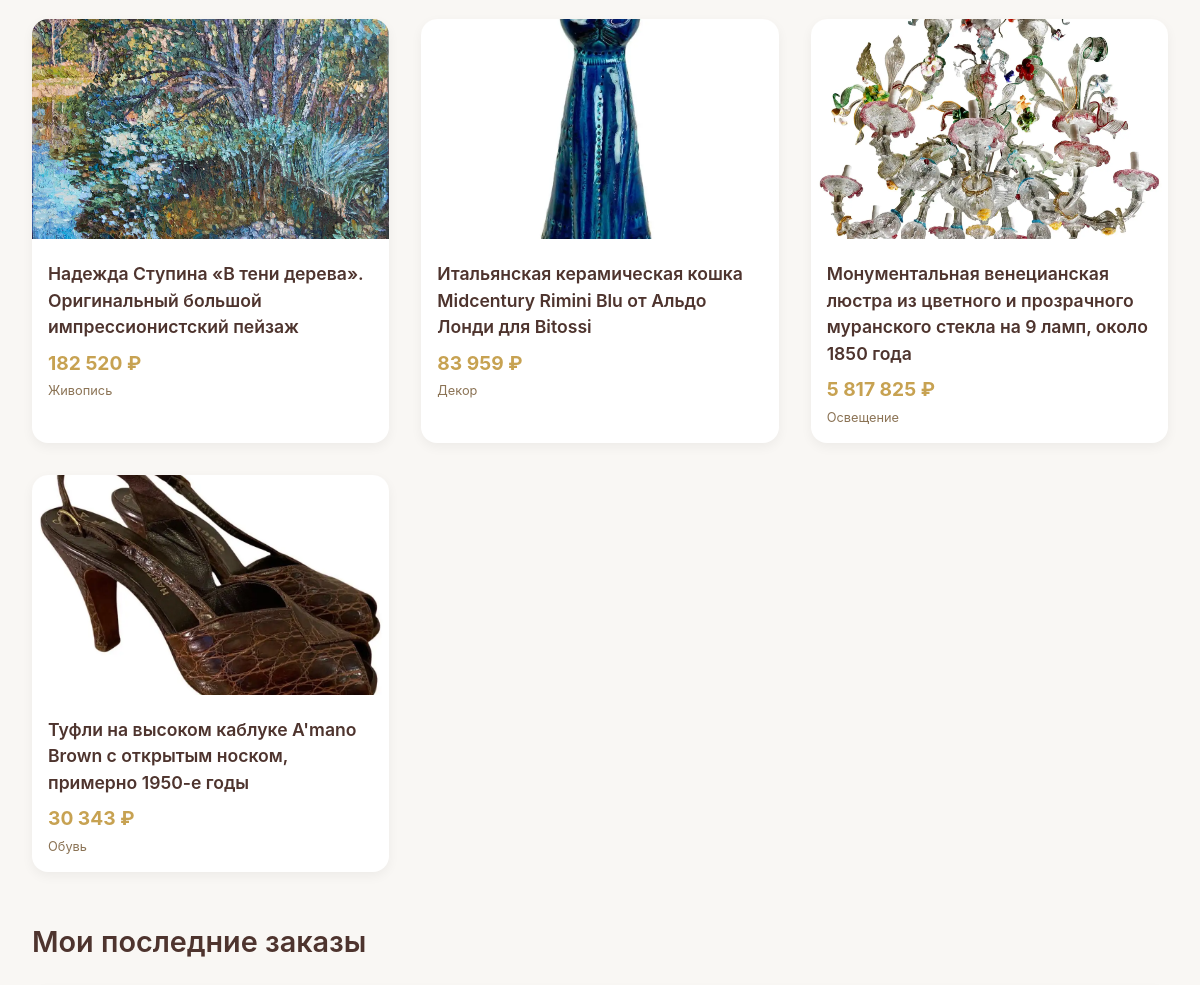
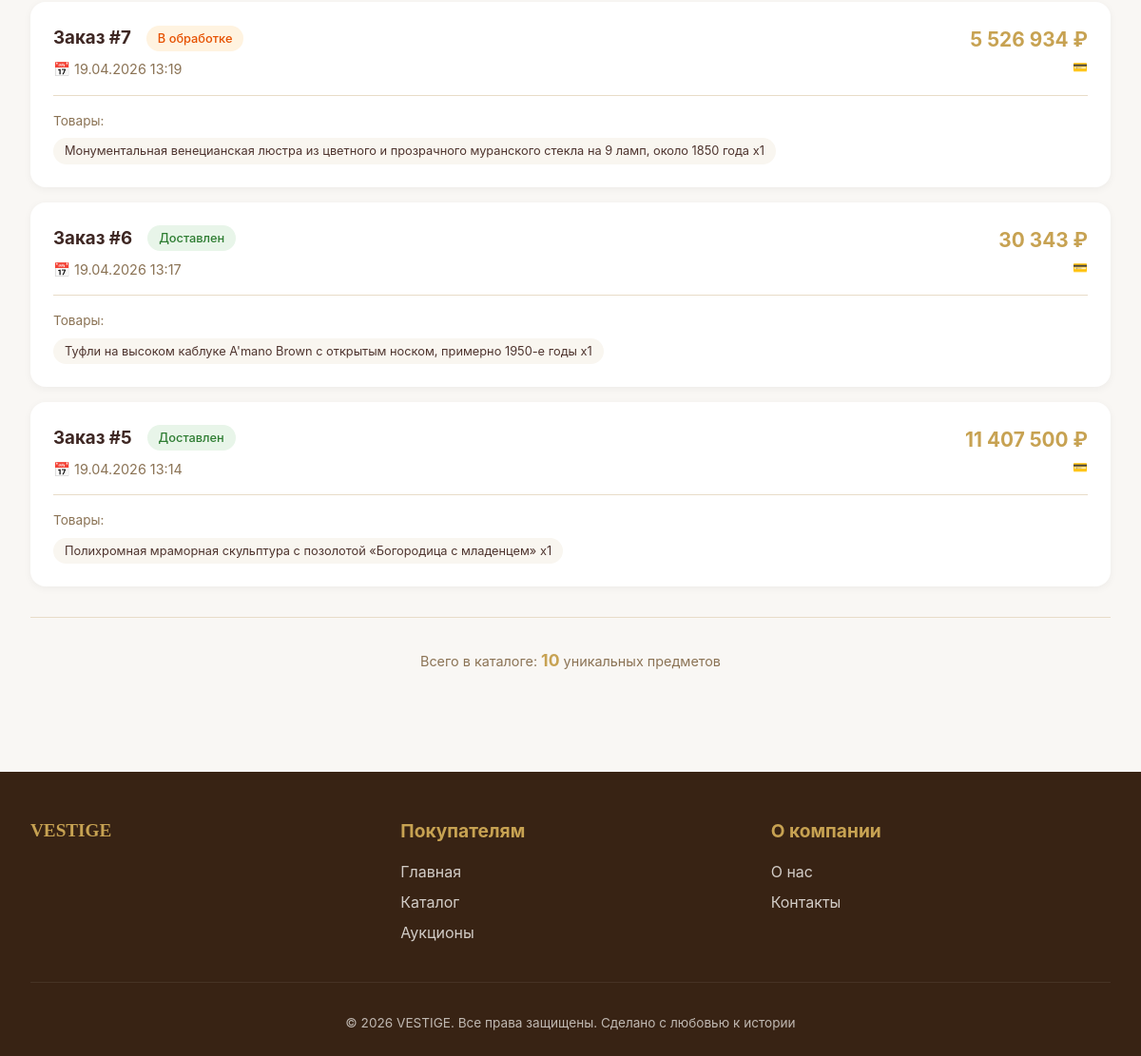
The app's page / (signed in, lower part), older data (2 pictures, top to bottom).
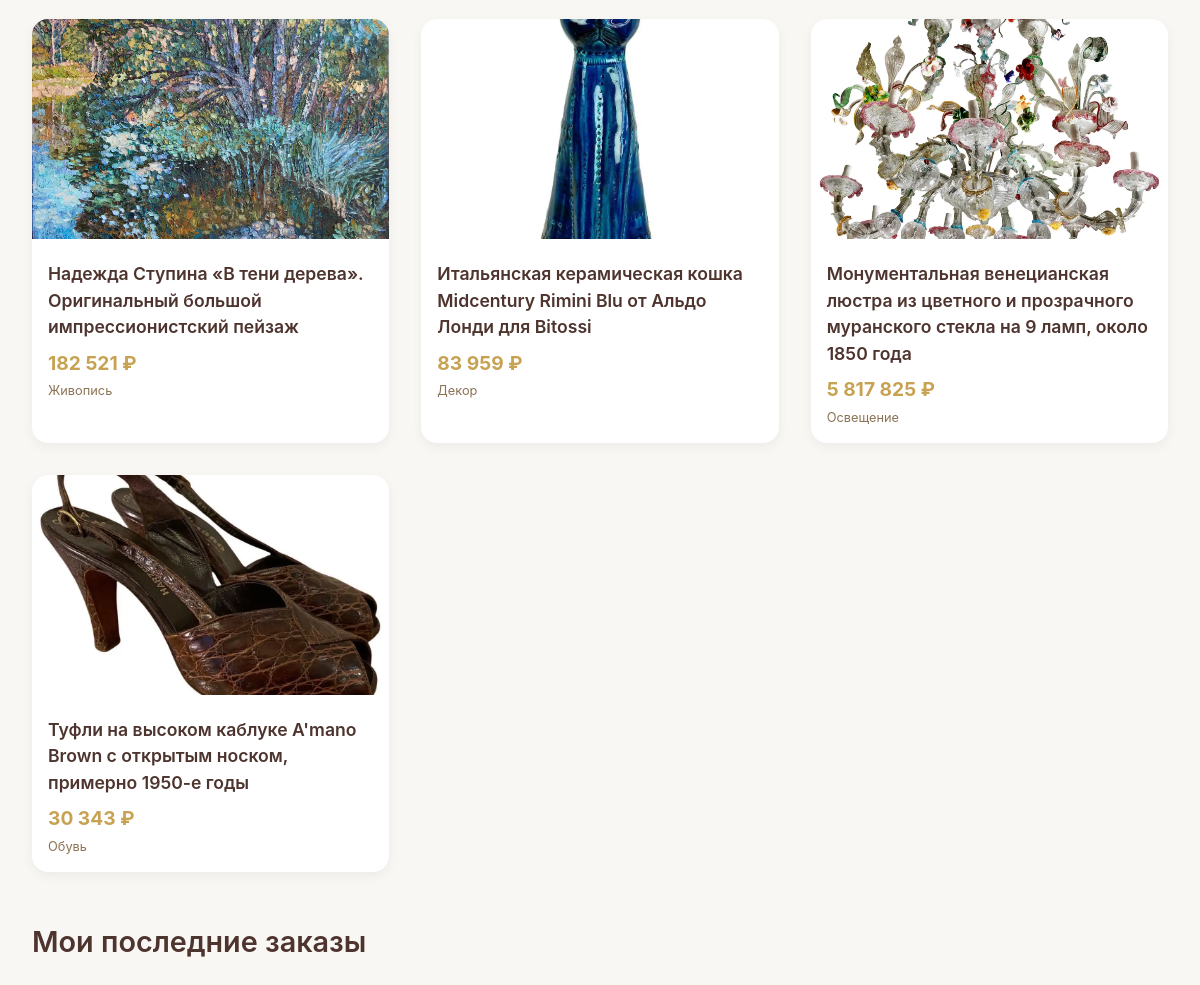
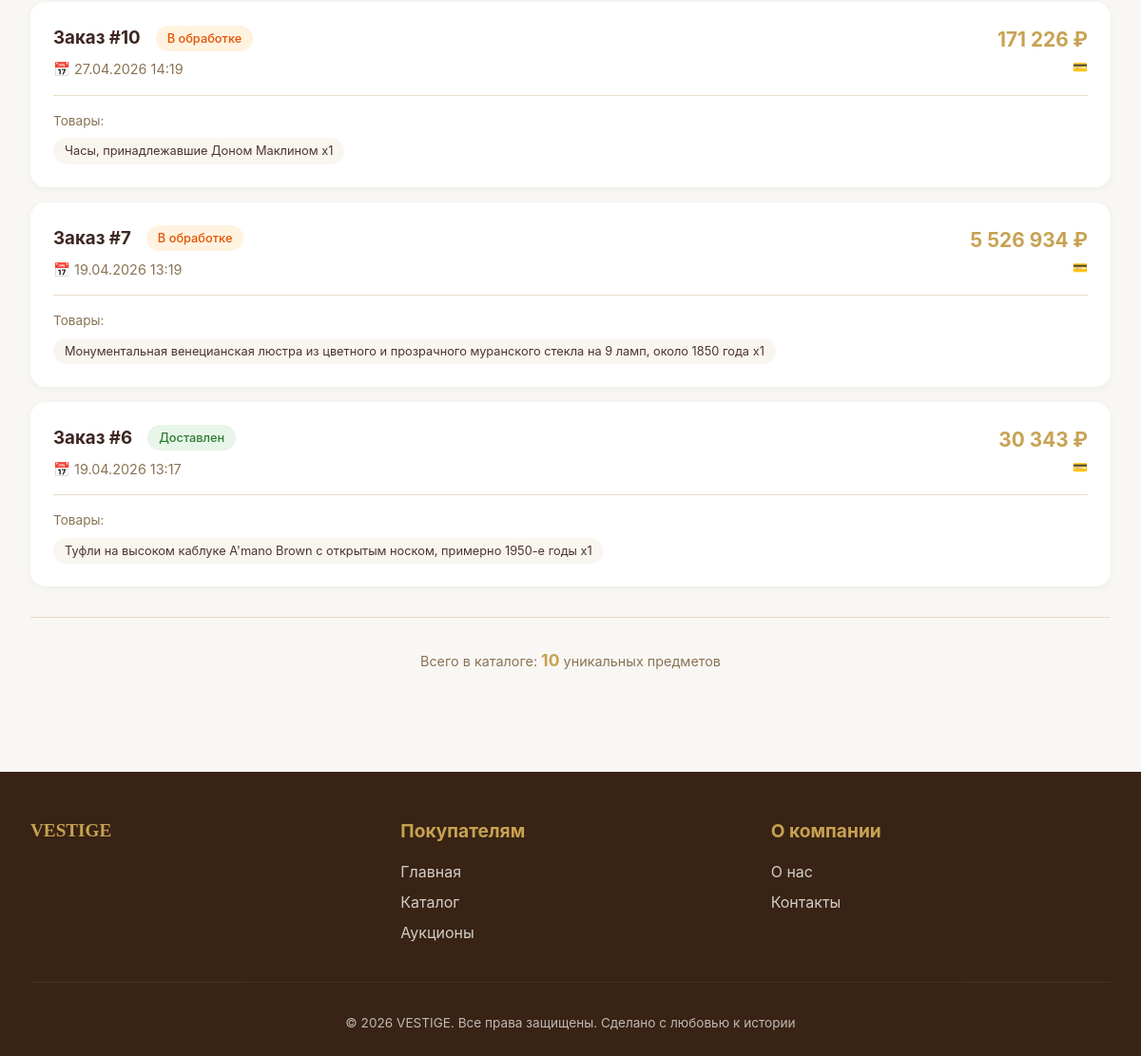
The same page, newer data (2 pictures, top to bottom).
### core/models.py (models this page shows, shortened)
class AntiqueItem(models.Model):
    class ConditionChoices(models.TextChoices):
        EXCELLENT = 'excellent', 'Отличное'
        GOOD = 'good', 'Хорошее'
        RESTORED = 'restored', 'С реставрацией'
    name = models.TextField(verbose_name='Название')
    description = models.TextField(verbose_name='Описание')
    price = models.DecimalField(max_digits=10, decimal_places=2, verbose_name='Цена')
    category = models.ForeignKey(
        Category,
        on_delete=models.CASCADE,
        related_name='items',
        verbose_name='Категория'
    )
    additional_categories = models.ManyToManyField(
        Category,
        blank=True,
        related_name='additional_items',
        verbose_name='Дополнительные категории'
    )
    era = models.CharField(max_length=100, blank=True, verbose_name='Эпоха')
    condition = models.CharField(
        max_length=20,
        choices=ConditionChoices.choices,
        default=ConditionChoices.GOOD,
        verbose_name='Состояние'
    )
    stock = models.PositiveIntegerField(default=0, verbose_name='Остаток')
    image = models.ImageField(upload_to='items/', blank=True, null=True, verbose_name='Изображение')
    certificate_pdf = models.FileField(
        upload_to='certificates/',
        blank=True,
        null=True,
        verbose_name='Сертификат (PDF)'
    )
    video_review_url = models.URLField(blank=True, null=True, verbose_name='Ссылка на видеообзор')
    created_at = models.DateTimeField(auto_now_add=True, verbose_name='Дата создания')
    updated_at = models.DateTimeField(auto_now=True, verbose_name='Дата обновления')
    objects = models.Manager()
    available = AvailableItemManager()
    history = HistoricalRecords(verbose_name='История изменений')
    class Meta:
        verbose_name = 'Антикварный предмет'
        verbose_name_plural = 'Антикварные предметы'
        ordering = ['-created_at']

class Category(models.Model):
    name = models.CharField(max_length=100, unique=True, verbose_name='Название')
    slug = models.SlugField(max_length=120, unique=True, verbose_name='Слаг')
    class Meta:
        verbose_name = 'Категория'
        verbose_name_plural = 'Категории'
        ordering = ['name']

class Order(models.Model):
    class StatusChoices(models.TextChoices):
        PROCESSING = 'processing', 'В обработке'
        SHIPPED = 'shipped', 'Отправлен'
        DELIVERED = 'delivered', 'Доставлен'
        CANCELLED = 'cancelled', 'Отменён'
    user = models.ForeignKey(
        User,
        on_delete=models.CASCADE,
        related_name='orders',
        verbose_name='Пользователь'
    )
    status = models.CharField(
        max_length=20,
        choices=StatusChoices.choices,
        default=StatusChoices.PROCESSING,
        verbose_name='Статус'
    )
    total_price = models.DecimalField(max_digits=10, decimal_places=2, verbose_name='Общая стоимость')
    delivery_address = models.TextField(verbose_name='Адрес доставки')
    payment_method = models.CharField(max_length=20, verbose_name='Способ оплаты')
    created_at = models.DateTimeField(auto_now_add=True, verbose_name='Дата создания')
    updated_at = models.DateTimeField(auto_now=True, verbose_name='Дата обновления')
    items_m2m = models.ManyToManyField(
        'AntiqueItem',
        through='OrderItem',
        through_fields=('order', 'antique_item'),
        related_name='orders_m2m'
    )
    history = HistoricalRecords(verbose_name='История заказа')
    class Meta:
        verbose_name = 'Заказ'
        verbose_name_plural = 'Заказы'
        ordering = ['-created_at']

class OrderItem(models.Model):
    order = models.ForeignKey(
        Order,
        on_delete=models.CASCADE,
        related_name='items',
        verbose_name='Заказ'
    )
    antique_item = models.ForeignKey(
        AntiqueItem,
        on_delete=models.CASCADE,
        verbose_name='Антикварный предмет'
    )
    quantity = models.PositiveIntegerField(verbose_name='Количество')
    price_at_time = models.DecimalField(max_digits=10, decimal_places=2, verbose_name='Цена на момент заказа')
    class Meta:
        verbose_name = 'Элемент заказа'
        verbose_name_plural = 'Элементы заказа'

### core/views.py (the view, shortened to what this page needs)
# urls.py: path('', views.home_view, name='home'),
def home_view(request):
    search_query = request.GET.get('search', '')
    search_results = None
    search_count = 0
    viewed_ids = request.session.get('recently_viewed', [])
    recently_viewed = AntiqueItem.objects.filter(
        id__in=viewed_ids,
        stock__gt=0
    )[:4]
    all_items = AntiqueItem.objects.all()
    stats = all_items.aggregate(
        total_count=Count('id'),
        avg_price=Avg('price'),
        total_stock=Sum('stock')
    )
    user_orders = []
    user_id = request.session.get('user_id')
    if user_id:
        user_orders = Order.objects.filter(
            user_id=user_id
        ).select_related('user').prefetch_related('items__antique_item').order_by('-created_at')[:3]
    upcoming_auctions = Auction.objects.filter(
        start_date__gt=timezone.now(),
        status__in=['upcoming', 'active']
    ).exclude(status='cancelled').prefetch_related(
        'lots__antique_item'
    ).order_by('start_date')[:3]
    context = {
        'recently_viewed': recently_viewed,
        'user_orders': user_orders,
        'is_authenticated': bool(user_id),
        'stats': stats,
        'search_query': search_query,
        'search_results': search_results,
        'search_count': search_count,
        'upcoming_auctions': upcoming_auctions,
    }
    return render(request, 'core/home.html', context)

### core/context_processors.py (called while the page is built)
def user_context(request):
    return {
        'session_user': {
            'id': request.session.get('user_id'),
            'email': request.session.get('user_email'),
            'name': request.session.get('user_name'),
            'is_authenticated': request.session.get('user_id') is not None,
        }
    }

### core/managers.py (called while the page is built)
    def in_stock(self):
        return self.filter(stock__gt=0).order_by('-created_at')

### core/templatetags/custom_tags.py (called while the page is built)
@register.filter
def currency(value):
    if value is None:
        return "0 ₽"
    try:
        return f"{float(value):,.0f} ₽".replace(",", " ")
    except (ValueError, TypeError):
        return f"{value} ₽"

@register.simple_tag
def get_new_items(limit=3):
    return AntiqueItem.available.in_stock()[:limit]

### core/templates/core/home.html (shortened to what this page needs)
{% extends 'core/base.html' %}
{% load custom_tags %}
{% block content %}
<div class="container">
    <div class="new-section">
        <div class="items-scroll">
            {% get_new_items 4 as new_items %}
            {% for item in new_items %}
                <a href="{% url 'core:item_detail' item.id %}" class="product-card">
                    {% if item.image %}
                        <img src="{{ item.image.url }}" class="product-image" alt="{{ item.name }} — антикварный предмет, {{ item.category.name }}, цена {{ item.price|currency }}">
                    {% else %}
                        <div class="product-image" style="background: #e0d8cc; display: flex; align-items: center; justify-content: center;" aria-hidden="true">📷</div>
                    {% endif %}
                    <div class="product-info">
                        <div class="product-title">{{ item.name }}</div>
                        <div class="product-price">{{ item.price|currency }}</div>
                        <div class="product-category">{{ item.category.name }}</div>
                    </div>
                </a>
            {% empty %}
                <div class="empty-message">Товаров пока нет</div>
            {% endfor %}
        </div>
    </div>
    {% if is_authenticated and user_orders %}
    <div class="orders-section" style="margin-top: 3rem;">
        <h2 class="section-title">Мои последние заказы</h2>
        <div style="display: flex; flex-direction: column; gap: 1rem;">
            {% for order in user_orders %}
            <div style="background: white; border-radius: 16px; padding: 1.5rem; box-shadow: 0 2px 8px rgba(0,0,0,0.05); transition: transform 0.2s;">
                <div style="display: flex; justify-content: space-between; align-items: start; flex-wrap: wrap; gap: 1rem;">
                    <div>
                        <div style="display: flex; align-items: center; gap: 1rem; flex-wrap: wrap;">
                            <h3 style="color: #3E2723; margin: 0;">Заказ #{{ order.id }}</h3>
                            <span class="order-status order-status-{{ order.status }}">
                                {{ order.get_status_display }}
                            </span>
                        </div>
                        <p style="color: #8B7355; margin: 0.5rem 0 0 0; font-size: 0.9rem;">
                            📅 {{ order.created_at|date:"d.m.Y H:i" }}
                        </p>
                    </div>
                    <div style="text-align: right;">
                        <p style="font-size: 1.3rem; font-weight: bold; color: var(--gold); margin: 0;">
                            {{ order.total_price|currency }}
                        </p>
                        <p style="font-size: 0.8rem; color: #8B7355; margin: 0.25rem 0 0 0;">
                            💳 {{ order.get_payment_method_display }}
                        </p>
                    </div>
                </div>
                <div style="margin-top: 1rem; padding-top: 1rem; border-top: 1px solid #E8DCC8;">
                    <p style="font-size: 0.85rem; color: #8B7355; margin-bottom: 0.5rem;">Товары:</p>
                    <div style="display: flex; flex-wrap: wrap; gap: 0.5rem;">
                        {% for item in order.items.all|slice:":3" %}
                            <span style="background: #f9f6f0; padding: 0.25rem 0.75rem; border-radius: 20px; font-size: 0.8rem;">
                                {{ item.antique_item.name }} x{{ item.quantity }}
                            </span>
                        {% endfor %}
                    </div>
                </div>
            </div>
            {% endfor %}
        </div>
    </div>
    {% endif %}
    <div class="total-items-footer">
        Всего в каталоге: <strong>{{ stats.total_count|default:0 }}</strong> уникальных предметов
    </div>
</div>
{% endblock %}

Row changes from the older to the newer data that the page shows:
no longer on this page (row unchanged): Order: id "5", status "Доставлен", created_at "19.04.2026 13:14", total_price "11 407 500 ₽"
no longer on this page (row unchanged): OrderItem: antique_item.name "Полихромная мраморная скульптура с позолотой «Богородица с младенцем»", quantity "1", shown under "5"
changed AntiqueItem "Надежда Ступина «В тени дерева». Оригинальный большой импрессионистский пейзаж": price "182 520 ₽" → "182 521 ₽"
added Order: id "10", status "В обработке", created_at "27.04.2026 14:19", total_price "171 226 ₽"
added OrderItem: antique_item.name "Часы, принадлежавшие Доном Маклином", quantity "1", shown under "10"
